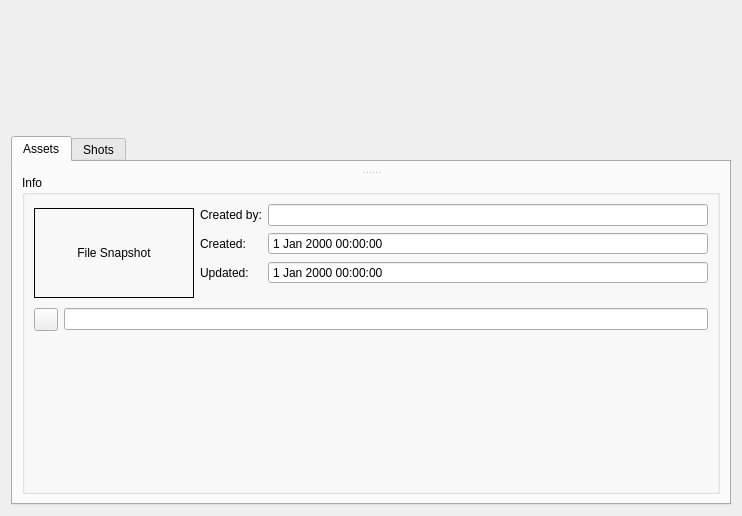
<?xml version="1.0" encoding="UTF-8"?>
<ui version="4.0">
 <class>FileBrowser</class>
 <widget class="QWidget" name="FileBrowser">
  <property name="geometry">
   <rect>
    <x>0</x>
    <y>0</y>
    <width>742</width>
    <height>516</height>
   </rect>
  </property>
  <property name="windowTitle">
   <string>Form</string>
  </property>
  <property name="layoutDirection">
   <enum>Qt::LeftToRight</enum>
  </property>
  <layout class="QVBoxLayout" name="central_vbox">
   <item>
    <widget class="QLabel" name="prj_banner_lb">
     <property name="minimumSize">
      <size>
       <width>350</width>
       <height>100</height>
      </size>
     </property>
     <property name="text">
      <string/>
     </property>
     <property name="alignment">
      <set>Qt::AlignCenter</set>
     </property>
     <property name="textInteractionFlags">
      <set>Qt::NoTextInteraction</set>
     </property>
    </widget>
   </item>
   <item>
    <widget class="QWidget" name="releasetype_widget" native="true">
     <layout class="QHBoxLayout" name="releasetype_hbox">
      <property name="margin">
       <number>0</number>
      </property>
      <item>
       <spacer name="horizontalSpacer">
        <property name="orientation">
         <enum>Qt::Horizontal</enum>
        </property>
        <property name="sizeHint" stdset="0">
         <size>
          <width>721</width>
          <height>13</height>
         </size>
        </property>
       </spacer>
      </item>
     </layout>
    </widget>
   </item>
   <item>
    <widget class="QTabWidget" name="selection_tabw">
     <property name="currentIndex">
      <number>0</number>
     </property>
     <widget class="QWidget" name="asset_widget">
      <attribute name="title">
       <string>Assets</string>
      </attribute>
      <layout class="QVBoxLayout" name="asset_vbox">
       <item>
        <widget class="QSplitter" name="asset_splitter">
         <property name="orientation">
          <enum>Qt::Vertical</enum>
         </property>
         <widget class="QWidget" name="verticalLayoutWidget">
          <layout class="QVBoxLayout" name="asset_browser_vbox"/>
         </widget>
         <widget class="QGroupBox" name="asset_info_gb">
          <property name="title">
           <string>Info</string>
          </property>
          <layout class="QHBoxLayout" name="asset_info_hbox">
           <item>
            <layout class="QGridLayout" name="asset_info_grid">
             <property name="sizeConstraint">
              <enum>QLayout::SetDefaultConstraint</enum>
             </property>
             <item row="0" column="0" rowspan="4" colspan="2">
              <widget class="QLabel" name="asset_thumb_lb">
               <property name="sizePolicy">
                <sizepolicy hsizetype="Fixed" vsizetype="Fixed">
                 <horstretch>0</horstretch>
                 <verstretch>0</verstretch>
                </sizepolicy>
               </property>
               <property name="minimumSize">
                <size>
                 <width>160</width>
                 <height>90</height>
                </size>
               </property>
               <property name="frameShape">
                <enum>QFrame::Box</enum>
               </property>
               <property name="text">
                <string>File Snapshot</string>
               </property>
               <property name="alignment">
                <set>Qt::AlignCenter</set>
               </property>
              </widget>
             </item>
             <item row="0" column="3">
              <widget class="QLineEdit" name="asset_created_by_le">
               <property name="sizePolicy">
                <sizepolicy hsizetype="Expanding" vsizetype="Fixed">
                 <horstretch>0</horstretch>
                 <verstretch>0</verstretch>
                </sizepolicy>
               </property>
               <property name="readOnly">
                <bool>true</bool>
               </property>
              </widget>
             </item>
             <item row="1" column="2">
              <widget class="QLabel" name="asset_created_lb">
               <property name="text">
                <string>Created:</string>
               </property>
              </widget>
             </item>
             <item row="1" column="3">
              <widget class="QDateTimeEdit" name="asset_created_dte">
               <property name="sizePolicy">
                <sizepolicy hsizetype="Expanding" vsizetype="Fixed">
                 <horstretch>0</horstretch>
                 <verstretch>0</verstretch>
                </sizepolicy>
               </property>
               <property name="readOnly">
                <bool>true</bool>
               </property>
               <property name="buttonSymbols">
                <enum>QAbstractSpinBox::NoButtons</enum>
               </property>
              </widget>
             </item>
             <item row="2" column="2">
              <widget class="QLabel" name="asset_updated_lb">
               <property name="text">
                <string>Updated:</string>
               </property>
              </widget>
             </item>
             <item row="5" column="3">
              <spacer name="verticalSpacer">
               <property name="orientation">
                <enum>Qt::Vertical</enum>
               </property>
               <property name="sizeType">
                <enum>QSizePolicy::Expanding</enum>
               </property>
               <property name="sizeHint" stdset="0">
                <size>
                 <width>20</width>
                 <height>40</height>
                </size>
               </property>
              </spacer>
             </item>
             <item row="0" column="2">
              <widget class="QLabel" name="asset_created_by_lb">
               <property name="text">
                <string>Created by:</string>
               </property>
              </widget>
             </item>
             <item row="2" column="3">
              <widget class="QDateTimeEdit" name="asset_updated_dte">
               <property name="sizePolicy">
                <sizepolicy hsizetype="Expanding" vsizetype="Fixed">
                 <horstretch>0</horstretch>
                 <verstretch>0</verstretch>
                </sizepolicy>
               </property>
               <property name="buttonSymbols">
                <enum>QAbstractSpinBox::NoButtons</enum>
               </property>
              </widget>
             </item>
             <item row="3" column="2">
              <spacer name="verticalSpacer_3">
               <property name="orientation">
                <enum>Qt::Vertical</enum>
               </property>
               <property name="sizeType">
                <enum>QSizePolicy::Fixed</enum>
               </property>
               <property name="sizeHint" stdset="0">
                <size>
                 <width>20</width>
                 <height>12</height>
                </size>
               </property>
              </spacer>
             </item>
             <item row="4" column="0">
              <widget class="QToolButton" name="asset_open_path_tb">
               <property name="text">
                <string/>
               </property>
              </widget>
             </item>
             <item row="4" column="1" colspan="3">
              <widget class="QLineEdit" name="asset_path_le">
               <property name="sizePolicy">
                <sizepolicy hsizetype="Preferred" vsizetype="Fixed">
                 <horstretch>0</horstretch>
                 <verstretch>0</verstretch>
                </sizepolicy>
               </property>
               <property name="readOnly">
                <bool>true</bool>
               </property>
              </widget>
             </item>
            </layout>
           </item>
          </layout>
         </widget>
        </widget>
       </item>
      </layout>
     </widget>
     <widget class="QWidget" name="shot_widget">
      <attribute name="title">
       <string>Shots</string>
      </attribute>
      <layout class="QVBoxLayout" name="shot_vbox">
       <item>
        <widget class="QSplitter" name="splitter">
         <property name="orientation">
          <enum>Qt::Vertical</enum>
         </property>
         <widget class="QWidget" name="verticalLayoutWidget_2">
          <layout class="QVBoxLayout" name="shot_browser_vbox"/>
         </widget>
         <widget class="QGroupBox" name="shot_info_gb">
          <property name="title">
           <string>Info</string>
          </property>
          <layout class="QHBoxLayout" name="shot_info_hbox">
           <item>
            <layout class="QGridLayout" name="shot_info_grid">
             <item row="3" column="2">
              <spacer name="verticalSpacer_4">
               <property name="orientation">
                <enum>Qt::Vertical</enum>
               </property>
               <property name="sizeType">
                <enum>QSizePolicy::Fixed</enum>
               </property>
               <property name="sizeHint" stdset="0">
                <size>
                 <width>20</width>
                 <height>12</height>
                </size>
               </property>
              </spacer>
             </item>
             <item row="0" column="0" rowspan="4" colspan="2">
              <widget class="QLabel" name="shot_thumb_lb">
               <property name="sizePolicy">
                <sizepolicy hsizetype="Fixed" vsizetype="Fixed">
                 <horstretch>0</horstretch>
                 <verstretch>0</verstretch>
                </sizepolicy>
               </property>
               <property name="minimumSize">
                <size>
                 <width>160</width>
                 <height>90</height>
                </size>
               </property>
               <property name="frameShape">
                <enum>QFrame::Box</enum>
               </property>
               <property name="text">
                <string>File Snapshot</string>
               </property>
               <property name="alignment">
                <set>Qt::AlignCenter</set>
               </property>
              </widget>
             </item>
             <item row="5" column="3">
              <spacer name="verticalSpacer_2">
               <property name="orientation">
                <enum>Qt::Vertical</enum>
               </property>
               <property name="sizeHint" stdset="0">
                <size>
                 <width>20</width>
                 <height>40</height>
                </size>
               </property>
              </spacer>
             </item>
             <item row="4" column="1" colspan="3">
              <widget class="QLineEdit" name="shot_path_le">
               <property name="readOnly">
                <bool>true</bool>
               </property>
              </widget>
             </item>
             <item row="2" column="2">
              <widget class="QLabel" name="shot_updated_lb">
               <property name="text">
                <string>Updated:</string>
               </property>
              </widget>
             </item>
             <item row="0" column="2">
              <widget class="QLabel" name="shot_created_by_lb">
               <property name="text">
                <string>Created by:</string>
               </property>
              </widget>
             </item>
             <item row="0" column="3">
              <widget class="QLineEdit" name="shot_created_by_le"/>
             </item>
             <item row="1" column="2">
              <widget class="QLabel" name="shot_created_lb">
               <property name="text">
                <string>Created:</string>
               </property>
              </widget>
             </item>
             <item row="1" column="3">
              <widget class="QDateTimeEdit" name="shot_created_dte">
               <property name="readOnly">
                <bool>true</bool>
               </property>
               <property name="buttonSymbols">
                <enum>QAbstractSpinBox::NoButtons</enum>
               </property>
              </widget>
             </item>
             <item row="2" column="3">
              <widget class="QDateTimeEdit" name="shot_updated_dte">
               <property name="readOnly">
                <bool>true</bool>
               </property>
               <property name="buttonSymbols">
                <enum>QAbstractSpinBox::NoButtons</enum>
               </property>
              </widget>
             </item>
             <item row="4" column="0">
              <widget class="QToolButton" name="shot_open_path_tb">
               <property name="text">
                <string/>
               </property>
              </widget>
             </item>
            </layout>
           </item>
          </layout>
         </widget>
        </widget>
       </item>
      </layout>
     </widget>
    </widget>
   </item>
  </layout>
 </widget>
 <resources/>
 <connections/>
</ui>
